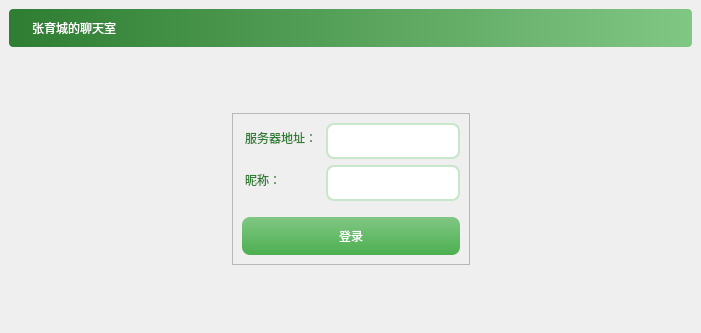
<?xml version="1.0" encoding="UTF-8"?>
<ui version="4.0">
 <class>MainWindow</class>
 <widget class="QMainWindow" name="MainWindow">
  <property name="geometry">
   <rect>
    <x>0</x>
    <y>0</y>
    <width>701</width>
    <height>333</height>
   </rect>
  </property>
  <property name="windowTitle">
   <string>聊天室客户端</string>
  </property>
  <property name="styleSheet">
   <string notr="true">MainWindow {
    background-color: #F8F9FA; /* 浅灰底色，和登录框/标题栏区分 */
}</string>
  </property>
  <widget class="QWidget" name="centralwidget">
   <layout class="QVBoxLayout" name="verticalLayout">
    <item>
     <widget class="QLabel" name="titleLabel">
      <property name="styleSheet">
       <string notr="true">#titleLabel {
   /* 渐变绿背景：从浅绿到深绿的横向渐变 */
    background: qlineargradient(x1:0, y1:0, x2:1, y2:0, stop:0 #2E7D32, stop:1 #81C784);
    /* 文字样式：加粗+大号字体+白色（和绿背景对比度高） */
    font: 900 22pt &quot;微软雅黑&quot;;
    color: white;
    /* 填充+居中：让文字不贴边 */
    padding: 10px 20px;
    text-align: center;
    /* 可选：轻微圆角让边缘更柔和 */
    border-radius: 4px;
}


</string>
      </property>
      <property name="text">
       <string>张育城的聊天室</string>
      </property>
     </widget>
    </item>
    <item>
     <widget class="QStackedWidget" name="stackedWidget">
      <property name="currentIndex">
       <number>0</number>
      </property>
      <widget class="QWidget" name="loginPage">
       <layout class="QGridLayout" name="gridLayout">
        <item row="0" column="1">
         <spacer name="verticalSpacer_2">
          <property name="orientation">
           <enum>Qt::Orientation::Vertical</enum>
          </property>
          <property name="sizeHint" stdset="0">
           <size>
            <width>20</width>
            <height>29</height>
           </size>
          </property>
         </spacer>
        </item>
        <item row="1" column="0">
         <spacer name="horizontalSpacer">
          <property name="orientation">
           <enum>Qt::Orientation::Horizontal</enum>
          </property>
          <property name="sizeHint" stdset="0">
           <size>
            <width>208</width>
            <height>20</height>
           </size>
          </property>
         </spacer>
        </item>
        <item row="1" column="1">
         <widget class="QFrame" name="chatFrame">
          <property name="styleSheet">
           <string notr="true">/* 外层容器（QFrame）：浅绿底色+大圆角+柔和阴影 */
#loginFrame {
    background-color: #F0FFF4; /* 淡绿背景 */
    border-radius: 12px;
    padding: 20px;
    box-shadow: 0 4px 8px rgba(102, 187, 106, 0.15); /* 浅绿阴影 */
}

/* 标签（服务器地址/昵称）：清新绿+活泼字体 */
#label_2 {
    font: 11pt &quot;微软雅黑&quot;;
    color: #2E7D32; /* 深绿文字 */
    margin-bottom: 6px;
}
#label_3 {
    font: 11pt &quot;微软雅黑&quot;;
    color: #2E7D32; /* 深绿文字 */
    margin-bottom: 6px;
}
/* 输入框（QLineEdit）：浅绿边框+圆角+聚焦效果 */
#serverEdit {
    border: 2px solid #C8E6C9; /* 淡绿边框 */
    border-radius: 8px;
    padding: 8px 12px;
    font: 10pt &quot;微软雅黑&quot;;
    background-color: #FFFFFF;
}

#serverEdit:focus {
    border-color: #81C784; /* 聚焦时深一点的绿 */
    outline: none;
}

#usernameEdit {
    border: 2px solid #C8E6C9; /* 淡绿边框 */
    border-radius: 8px;
    padding: 8px 12px;
    font: 10pt &quot;微软雅黑&quot;;
    background-color: #FFFFFF;
}



#usernameEdit:focus {
    border-color: #81C784; /* 聚焦时深一点的绿 */
    outline: none;
}

/* 登录按钮（QPushButton）：渐变绿+圆角+交互反馈 */
#loginButton {
    background: qlineargradient(x1:0, y1:0, x2:0, y2:1, stop:0 #81C784, stop:1 #4CAF50); /* 渐变绿 */
    color: white;
    font: 700 11pt &quot;微软雅黑&quot;;
    border-radius: 8px;
    padding: 10px 0;
    border: none;
}
#loginButton:hover {
    background: qlineargradient(x1:0, y1:0, x2:0, y2:1, stop:0 #4CAF50, stop:1 #388E3C); /* 悬停加深 */
}
#loginButton:pressed {
    background-color: #388E3C; /* 按下时纯色深绿 */
}</string>
          </property>
          <property name="frameShape">
           <enum>QFrame::Shape::StyledPanel</enum>
          </property>
          <property name="frameShadow">
           <enum>QFrame::Shadow::Raised</enum>
          </property>
          <layout class="QVBoxLayout" name="verticalLayout_2">
           <item>
            <layout class="QFormLayout" name="formLayout">
             <item row="0" column="0">
              <widget class="QLabel" name="label_2">
               <property name="text">
                <string>服务器地址：</string>
               </property>
              </widget>
             </item>
             <item row="0" column="1">
              <widget class="QLineEdit" name="serverEdit"/>
             </item>
             <item row="1" column="0">
              <widget class="QLabel" name="label_3">
               <property name="text">
                <string>昵称：</string>
               </property>
              </widget>
             </item>
             <item row="1" column="1">
              <widget class="QLineEdit" name="usernameEdit"/>
             </item>
            </layout>
           </item>
           <item>
            <spacer name="verticalSpacer">
             <property name="orientation">
              <enum>Qt::Orientation::Vertical</enum>
             </property>
             <property name="sizeType">
              <enum>QSizePolicy::Policy::Fixed</enum>
             </property>
             <property name="sizeHint" stdset="0">
              <size>
               <width>20</width>
               <height>10</height>
              </size>
             </property>
            </spacer>
           </item>
           <item>
            <widget class="QPushButton" name="loginButton">
             <property name="text">
              <string>登录</string>
             </property>
            </widget>
           </item>
          </layout>
         </widget>
        </item>
        <item row="1" column="2">
         <spacer name="horizontalSpacer_2">
          <property name="orientation">
           <enum>Qt::Orientation::Horizontal</enum>
          </property>
          <property name="sizeHint" stdset="0">
           <size>
            <width>208</width>
            <height>20</height>
           </size>
          </property>
         </spacer>
        </item>
        <item row="2" column="1">
         <spacer name="verticalSpacer_3">
          <property name="orientation">
           <enum>Qt::Orientation::Vertical</enum>
          </property>
          <property name="sizeHint" stdset="0">
           <size>
            <width>20</width>
            <height>29</height>
           </size>
          </property>
         </spacer>
        </item>
       </layout>
      </widget>
      <widget class="QWidget" name="chatPage">
       <layout class="QVBoxLayout" name="verticalLayout_3">
        <item>
         <layout class="QHBoxLayout" name="horizontalLayout">
          <item>
           <widget class="QTextEdit" name="roomTextEdit"/>
          </item>
          <item>
           <widget class="QListWidget" name="userListWidget">
            <property name="minimumSize">
             <size>
              <width>0</width>
              <height>0</height>
             </size>
            </property>
            <property name="maximumSize">
             <size>
              <width>120</width>
              <height>16777215</height>
             </size>
            </property>
           </widget>
          </item>
         </layout>
        </item>
        <item>
         <layout class="QHBoxLayout" name="horizontalLayout_2">
          <item>
           <widget class="QLineEdit" name="sayLineEdit"/>
          </item>
          <item>
           <widget class="QPushButton" name="sayButton">
            <property name="text">
             <string>发送</string>
            </property>
           </widget>
          </item>
          <item>
           <widget class="QPushButton" name="logoutButton">
            <property name="text">
             <string>退出</string>
            </property>
           </widget>
          </item>
         </layout>
        </item>
       </layout>
      </widget>
     </widget>
    </item>
   </layout>
  </widget>
 </widget>
 <resources/>
 <connections/>
</ui>
